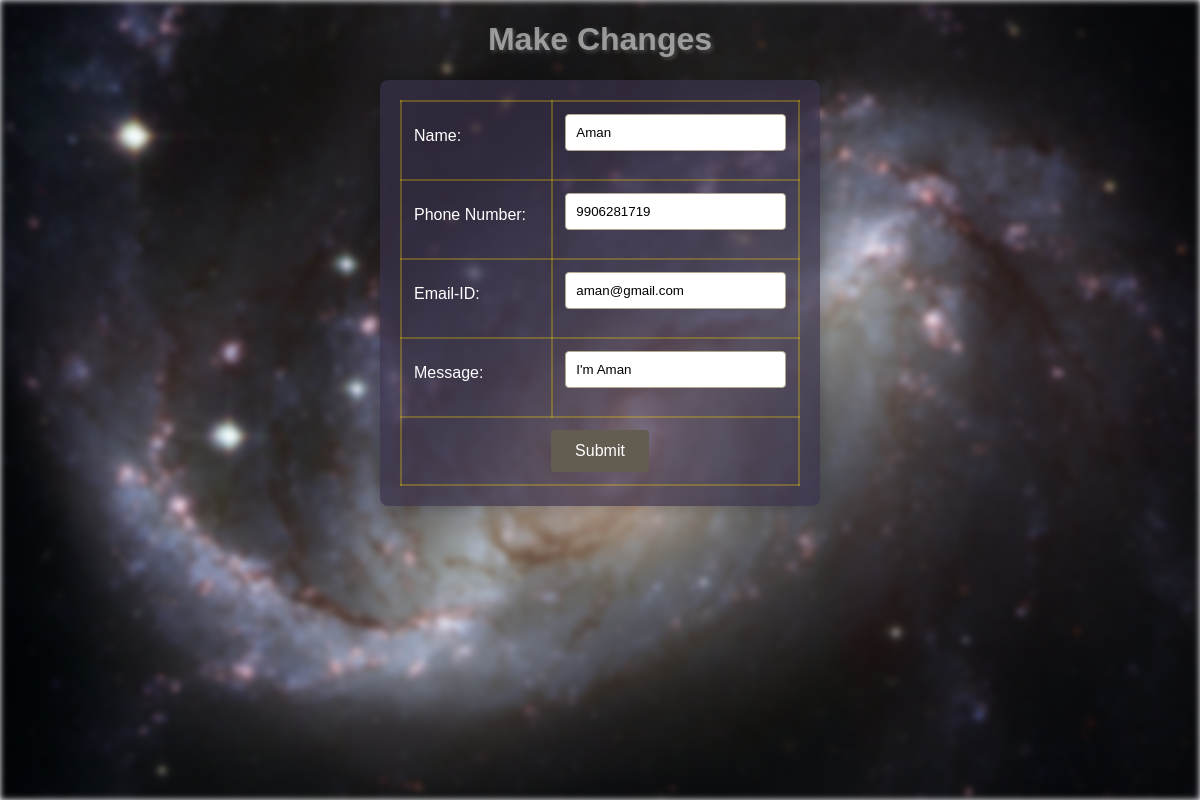
/edit/13, run on the app's committed database.
### crudapp/models.py (models this page shows)
class Msg(models.Model):
    name = models.CharField(max_length=100)
    email = models.EmailField()
    mobile = models.CharField(max_length=10)
    message = models.CharField(max_length=200)

### crudapp/views.py (the view, shortened to what this page needs)
# urls.py: path("edit/<rid>",views.edit),
def edit(request, rid):
    if request.method == "GET":
        m=Msg.objects.filter(id=rid)
        context={}
        context["data"]=m
        return render(request,"edit.html",context)

### templates/edit.html (shortened to what this page needs)
<!DOCTYPE html>
{% load static %}
<html lang="en">
  <head>
    <link rel="stylesheet" href='{% static "css/create.css" %}' />
  </head>
  <body>
    <div class="bg-img"></div>
    <h1>Make Changes</h1>
    {% for x in data %}
    <form action="" method="post">
      <table align="center">
        <tr>
          <td><label for="name">Name:</label></td>
          <td><input type="text" id="name" name="name" value="{{x.name}}" /></td>
        </tr>
        <tr>
          <td><label for="phone">Phone Number:</label></td>
          <td>
            <input
              type="tel"
              id="phone"
              name="phone"
              placeholder="Enter 10-digit phone number"
              value="{{x.mobile}}"
            />
          </td>
        </tr>
        <tr>
          <td><label for="email">Email-ID:</label></td>
          <td>
            <input
              type="email"
              id="email"
              name="email"
              placeholder="Enter your email address."
              value="{{x.email}}"
            />
          </td>
        </tr>
        <tr>
          <td><label for="message">Message:</label></td>
          <td>
         <input type="textarea" id="message" value="{{x.message}}" name="message" rows="4" >
          </td>
        </tr>
        <tr>
          <td colspan="2" style="text-align: center;">
            <input type="submit" value="Submit" />
          </td>
        </tr>
      </table>
    </form>
    {% endfor %}
  </body>
</html>

### static/css/create.css (style rules this page uses)
body { font-family: 'Arial', sans-serif; margin: 0; padding: 0; }
.bg-img { background-image: url("../images/bg-img.jpg"); position: absolute; top: 0; right: 0; bottom: 0; left: 0; background-size: cover; height: 100vh; background-repeat: no-repeat; z-index: -1; filter: blur(3px); }
h1 { text-align: center; color: #e8e8e893; text-shadow: 2px 2px 4px rgba(255, 255, 255, 0.219); }
form { max-width: 400px; margin: 20px auto; background-color: #39304ab1; padding: 20px; border-radius: 8px; box-shadow: 0 0 20px rgba(0, 0, 0, 0.3); }
label { display: block; margin-bottom: 8px; color: #ffffff; }
input[type="text"], input[type="tel"], input[type="email"], input[type="textarea"] { width: 100%; padding: 10px; margin-bottom: 16px; border: 1px solid #B0A990; border-radius: 4px; box-sizing: border-box; transition: border-color 0.3s ease; }
input[type="submit"] { background-color: #635C51; color: #fff; padding: 12px 24px; border: none; border-radius: 4px; cursor: pointer; font-size: 16px; transition: background-color 0.3s ease; }
table { width: 100%; border-collapse: collapse; }
td { padding: 12px; border: 2px solid #ffd90043; animation: glow 2s infinite; }

### data on the page
Msg: name "Aman", phone "9906281719", email "aman@gmail.com", message "I'm Aman"
